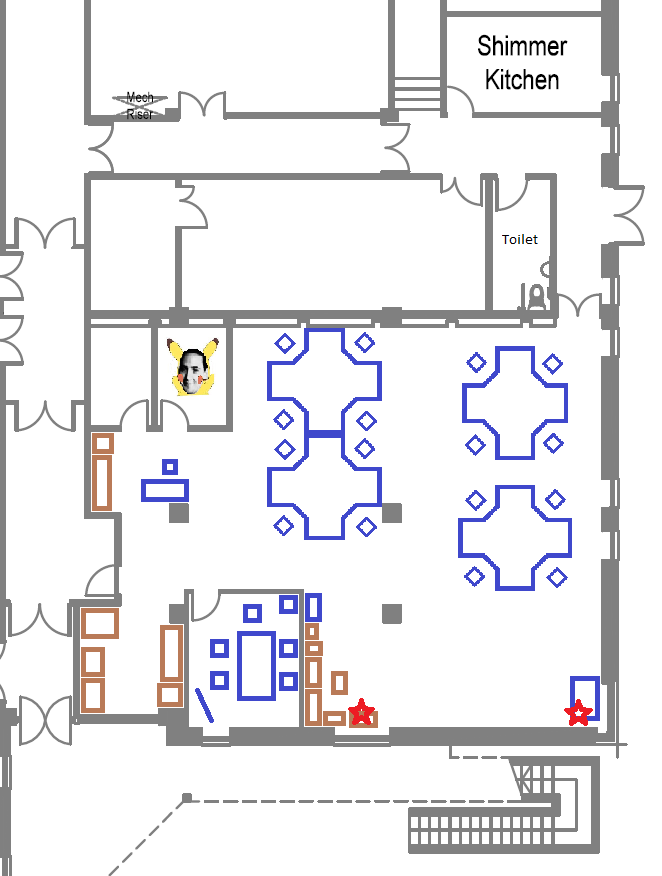
#> input picture ShimmerOffice.png, 662 x 876 px
$ python 'PlotDrawer - Copy.py'   (Python 2 division)
#> lines starting #> are read from the running program, lines starting #| are printed output that depends on the picture
import matplotlib.pyplot as plt
import matplotlib.image as mpimg
import numpy as np
import random, time, threading, datetime

class PlotDrawer():
   def __init__(self):
      self.size = 10
      self.x = [0.0] * self.size
      self.y = [0.0] * self.size
      self.mod_en = 0
      self.max = 200.0
      self.x_min = -5.0
      self.x_max = self.max+5.0
      self.y_min = -5.0
      self.y_max = self.max+5.0
      self.extent = (self.x_min, self.x_max, self.y_min, self.y_max)

      self.im = plt.imread("ShimmerOffice.png")
#> self.im is the input picture: shape (876, 662, 4) float32; mean R, G, B, A 0.916, 0.913, 0.924, 1

      return

   def init(self):
      self.fig = plt.figure()
      self.ax = self.fig.add_subplot(111)
      # some X and Y data
      self.li, = self.ax.plot(self.x, self.y, '-r.')
      # draw and show it
      self.fig.canvas.draw()
      plt.xlim((self.x_min,self.x_max))
      plt.ylim((self.y_min,self.y_max))
      self.extent = (self.x_min, self.x_max, self.y_min, self.y_max)
      plt.show(block=False)#True
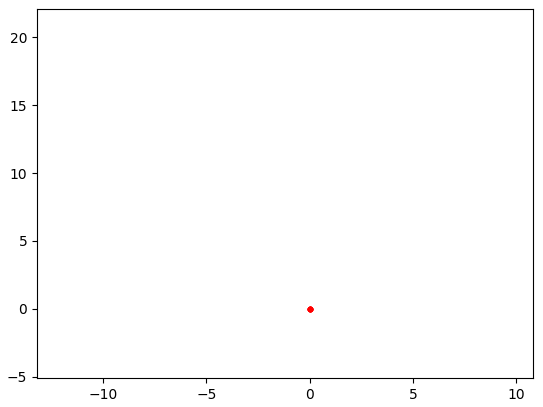
#> figure drawn by matplotlib, 1 panel


      if 0:
         plt.switch_backend('TkAgg') #TkAgg (instead Qt4Agg)
         print '#1 Backend:',plt.get_backend()
         plt.plot([1,2,6,4])
         mng = plt.get_current_fig_manager()
         ### works on Ubuntu??? >> did NOT working on windows
         # mng.resize(*mng.window.maxsize())
         mng.window.state('zoomed') #works fine on Windows!
         plt.show() #close the figure to run the next section


      return

   def run(self):
      while 1:
         try:
            self.li.set_ydata(self.y)
            self.li.set_xdata(self.x)
            self.fig.canvas.draw()
            if 1:
               #im = plt.imread("ShimmerOffice.png")
               implot = plt.imshow(self.im, extent=self.extent)
            plt.show(block=False)#True
            time.sleep(0.1)
         except :
            break
      return

   def xlim(self, x1, x2):
      self.x_min = x1
      self.x_max = x2
      return

   def setmax(self, m):
      self.max = m
      return

   def setModular(self, en):
      self.mod_en = en
      return

   def ylim(self, y1, y2):
      self.y_min = y1
      self.y_max = y2
      return

   def shiftin1(self, x1, y1):
      self.x[:-1] = self.x[1:]
      self.y[:-1] = self.y[1:]
      if self.mod_en == 1:
         self.x[-1] = self.mod(x1)
         self.y[-1] = self.mod(y1)
      else:
         self.x[-1] = x1
         self.y[-1] = y1
      return

   def mod(self, val):
      while(val>self.max):
         val -= self.max
      return val

   def updateAuto(self):
      while 1:
         try:
            self.x[:-1] = self.x[1:]
            self.y[:-1] = self.y[1:]
            n1 = random.random()
            n2 = random.random()
            self.x[-1] += n1
            self.y[-1] += n2
            if self.mod_en == 1:
               self.x[-1] = self.mod(self.x[-1])
               self.y[-1] = self.mod(self.y[-1])

            time.sleep(0.1)
         except :
            break
      return


if __name__ == "__main__":
   print __name__, "start ..."

   print "start drawer"
   max = 9.0
   margin = 2.0
   drawer = PlotDrawer()
   drawer.setmax(max)
   drawer.setModular(1)
   # drawer.xlim(-margin,max+margin)
   # drawer.ylim(-margin,max+margin)
   #shimmer office
   drawer.xlim(-13.2,10.8)
   drawer.ylim(-5.1,22.1)
   drawer.init()

   drawer_thread = threading.Thread(target=drawer.run)
   # Exit the server thread when the main thread terminates
   drawer_thread.daemon = True
   drawer_thread.start()

   print "start Auto updater"
   drawer_ua_thread = threading.Thread(target=drawer.updateAuto)
   # Exit the server thread when the main thread terminates
   drawer_ua_thread.daemon = True
   drawer_ua_thread.start()

   a = 1
   b = 2
   while 1:
      try:
#> (the run stopped early here; a loop or call above may not have finished)
